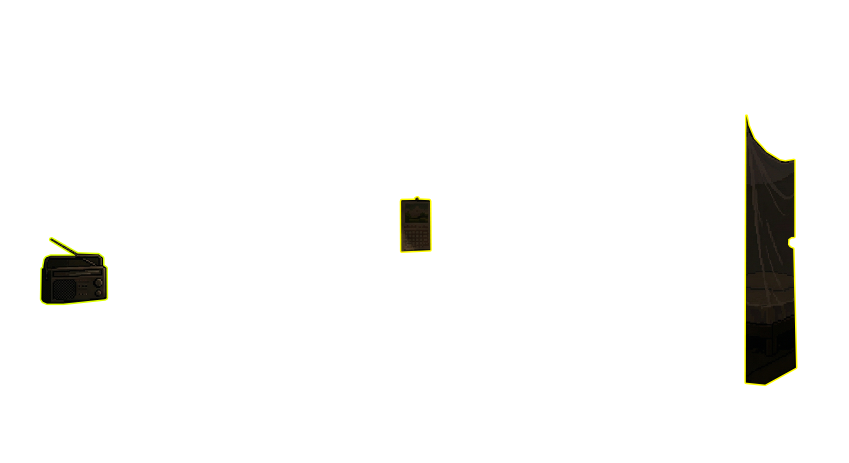
#> input picture assets/story/backgrounds/locations/houseselect.png, 1698 x 926 px (shown at 1/2 size)
$ python extract_house_selectables.py
#> lines starting #> are read from the running program, lines starting #| are printed output that depends on the picture
### tools/extract_terminal_spawns.py
"""Extract authored terminal passengers without changing their pixels or positions.

Run from any directory with Python and Pillow installed:
    python tools/extract_terminal_spawns.py
    python tools/extract_terminal_spawns.py --check

The transparent day/night/generic sheets remain the placement source. Each major alpha
component is one character, ordered from left to right. Disconnected details
(smoke, soft shadows, antialiased pieces) follow the nearest character bounds.
The game keeps each crop's original canvas rectangle in terminal_spawn_catalog.gd.
Use --layout generic2 to extract only the second generic placement sheet.
Market and street keep their own authored placements; repeated street characters
are separate poses, never additional passenger identities.
"""

from argparse import ArgumentParser
from collections import deque
from pathlib import Path
import re

from PIL import Image


ROOT = Path(__file__).resolve().parents[1]
LAYOUTS = ROOT / "assets/story/backgrounds/locations/terminalspawns"
OUTPUT = ROOT / "assets/characters/sprites/terminal"
ART_SIZE = (1672, 941)
CHARACTERS = {
    "day": ("ely", "gardo", "ito", "cel", "hana", "benny", "jessa", "alma"),
    "night": ("dante", "gardo", "cel", "hana", "jessa", "alma", "faye"),
    "generic": tuple(f"slot_{index}" for index in range(8)),
    "generic2": tuple(f"slot_{index}" for index in (0, 2, 3, 5, 6, 7)),
    "market": ("slot_0", "ely", "slot_1", "benny", "slot_2"),
    "street": (
        "jessa_left",
        "hana_arms_crossed",
        "cel_front",
        "cel_back",
        "hana_reading",
        "ito",
        "jessa_right",
    ),
}
LAYOUT_FILES = {
    "generic2": "genericspawns2.png",
    "market": "marketspawns/marketday.png",
    "street": "passengerstreetspawns/passengerstreetday.png",
}
MAJOR_COMPONENT_PIXELS = 1000


def alpha_components(image):
    width, height = image.size
    alpha = image.getchannel("A").tobytes()
    visited = bytearray(len(alpha))
    components = []
    for start, opacity in enumerate(alpha):
        if not opacity or visited[start]:
            continue
        visited[start] = 1
        queue = deque([start])
        pixels = []
        min_x, min_y = width, height
        max_x = max_y = 0
        while queue:
            index = queue.popleft()
            pixels.append(index)
            x, y = index % width, index // width
            min_x, min_y = min(min_x, x), min(min_y, y)
            max_x, max_y = max(max_x, x), max(max_y, y)
            for next_y in range(max(0, y - 1), min(height, y + 2)):
                for next_x in range(max(0, x - 1), min(width, x + 2)):
                    neighbor = next_y * width + next_x
                    if alpha[neighbor] and not visited[neighbor]:
                        visited[neighbor] = 1
                        queue.append(neighbor)
        components.append({"pixels": pixels, "bounds": (min_x, min_y, max_x + 1, max_y + 1)})
    return components


# [99 lines left out: functions ownership_distance, extract, main, not called in this run]


# [2 lines that do not run on import are left out]

### tools/extract_house_selectables.py
"""Extract the house's shared selectable shapes and phase-matched hover artwork.

    python tools/extract_house_selectables.py
    python tools/extract_house_selectables.py --check

The canonical transparent sheet is locations/houseselect.png. Day/night share
its alpha silhouettes and source-canvas rectangles. Day hover crops retain every
visible authored pixel. Night hover crops replace the object body with the night
background at the same coordinates, retaining the authored bright yellow outline.
The original sheet and both backgrounds are never modified.
"""

from argparse import ArgumentParser
from pathlib import Path
import re

from PIL import Image

from extract_terminal_spawns import alpha_components


ROOT = Path(__file__).resolve().parents[1]
LOCATIONS = ROOT / "assets/story/backgrounds/locations"
SOURCE = LOCATIONS / "houseselect.png"
OUTPUT = LOCATIONS / "houseselectables"
CATALOG = ROOT / "scripts/ui/house_selectable_catalog.gd"
ART_SIZE = (1698, 926)
ITEMS = ("radio", "calendar", "rest")
PHASE_BACKGROUNDS = {
    "day": LOCATIONS / "inhouse.png",
    "night": LOCATIONS / "inhouse_night.png",
}


def is_outline(pixel):
    """Identify the supplied lime-yellow highlight, excluding the dark artwork."""
    red, green, blue, _alpha = pixel
    return red >= 100 and green >= 140 and blue <= 80 and green * 100 >= red * 85


def extract():
    sheet = Image.open(SOURCE).convert("RGBA")
#> sheet is the input picture: PIL image 1698x926 RGBA; mean R, G, B, A 244.5, 244.4, 242.5, 11.1
    if sheet.size != ART_SIZE:
        raise ValueError(f"House selector must use {ART_SIZE}, got {sheet.size}")
    backgrounds = {}
    for phase, source in PHASE_BACKGROUNDS.items():
        background = Image.open(source).convert("RGBA")
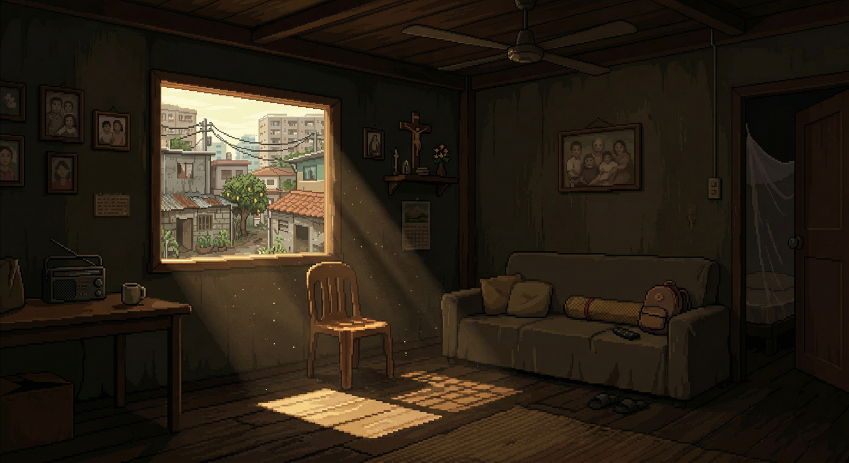
#> input picture assets/story/backgrounds/locations/inhouse.png, 1698 x 926 px (shown at 1/2 size)
#> background is the input picture: PIL image 1698x926 RGBA; mean R, G, B, A 42.8, 33.7, 21.9, 255
        if background.size != ART_SIZE:
            raise ValueError(f"House {phase} background must use {ART_SIZE}, got {background.size}")
        backgrounds[phase] = background
    components = sorted(alpha_components(sheet), key=lambda component: component["bounds"][0])
#> after the loop in alpha_components, `for start, opacity in enumerate(alpha):`: components = 3 items
#> components = 3 items
    if len(components) != len(ITEMS):
        raise ValueError(f"Expected one connected component per house item ({len(ITEMS)}), got {len(components)}")

    sheet_pixels = sheet.load()
    night_pixels = backgrounds["night"].load()
    reconstructed = Image.new("RGBA", ART_SIZE)
#> reconstructed: PIL image 1698x926 RGBA; every value is 0
    reconstructed_pixels = reconstructed.load()
    crops = {}
    for name, component in zip(ITEMS, components):
        left, top, right, bottom = component["bounds"]
        region = (left, top, right - left, bottom - top)
        mask = Image.new("RGBA", region[2:])
        night = Image.new("RGBA", region[2:])
        mask_pixels = mask.load()
        night_crop_pixels = night.load()
        for index in component["pixels"]:
            x, y = index % ART_SIZE[0], index // ART_SIZE[0]
            selected = sheet_pixels[x, y]
            mask_pixels[x - left, y - top] = selected
            reconstructed_pixels[x, y] = selected
            rgb = selected[:3] if is_outline(selected) else night_pixels[x, y][:3]
            night_crop_pixels[x - left, y - top] = (*rgb, selected[3])
        day = mask.copy()
        if mask.getchannel("A").tobytes() != night.getchannel("A").tobytes():
            raise AssertionError(f"{name}: phases must share one selectable alpha silhouette")
        crops[name] = {
            "region": region,
            "masks": mask,
            "day": day,
            "night": night,
        }
#> this loop made 3 passes
#> name on passes 2 to 3: 'calendar', 'rest'
#> (name, left, top, right, bottom, region) on pass 1: ('radio', 79, 474, 217, 611, (79, 474, 138, 137))
#> pass 1, in extract, `day = mask.copy()`:
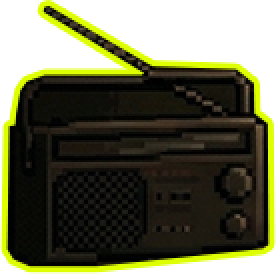
#> day: PIL image 138x137 RGBA (shown 2 times larger); mean R, G, B, A 36.8, 38.5, 9, 185.5; transparent parts drawn white
#> pass 2, in extract, `day = mask.copy()`:
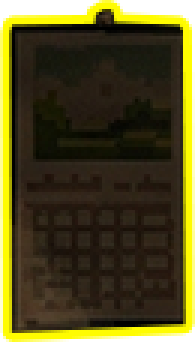
#> day: PIL image 65x114 RGBA (shown 3 times larger); mean R, G, B, A 70, 63.4, 14.8, 236.3; transparent parts drawn white

    # Transparent source pixels may have hidden RGB. Normalize only those bytes;
    # every visible authored pixel must survive once at its original position.
    normalized = Image.new("RGBA", ART_SIZE)
    normalized_pixels = normalized.load()
    for y in range(ART_SIZE[1]):
        for x in range(ART_SIZE[0]):
            pixel = sheet_pixels[x, y]
            if pixel[3]:
                normalized_pixels[x, y] = pixel
    if reconstructed.tobytes() != normalized.tobytes():
        raise AssertionError("House mask crops must reproduce all visible selector pixels exactly once")
    return crops


def check_catalog(crops):
    text = CATALOG.read_text(encoding="utf-8-sig")
    size_match = re.search(r"const ART_SIZE\s*:?=\s*Vector2\(([^)]+)\)", text)
    if not size_match or tuple(int(value.strip()) for value in size_match.group(1).split(",")) != ART_SIZE:
        raise AssertionError(f"House catalog ART_SIZE must be {ART_SIZE}")
    for name, record in crops.items():
        match = re.search(rf'"{name}":\s*\{{\s*"region":\s*Rect2\(([^)]+)\)', text)
        values = tuple(int(value.strip()) for value in match.group(1).split(",")) if match else ()
        if values != record["region"]:
            raise AssertionError(f"Outdated house catalog region: {name} should be {record['region']}")


def main():
    parser = ArgumentParser(description=__doc__)
    parser.add_argument("--check", action="store_true", help="Verify generated art and catalog instead of writing")
    args = parser.parse_args()
    crops = extract()
    for name, record in crops.items():
        for folder in ("masks", "day", "night"):
            destination = OUTPUT / folder / f"{name}.png"
            expected = record[folder]
            if args.check:
                actual = Image.open(destination).convert("RGBA") if destination.exists() else None
                if actual is None or actual.size != expected.size or actual.tobytes() != expected.tobytes():
                    raise AssertionError(f"Missing or outdated house selectable: {destination}")
            else:
                destination.parent.mkdir(parents=True, exist_ok=True)
                expected.save(destination)
        print(name, record["region"])
#| radio (79, 474, 138, 137)
    if args.check:
        check_catalog(crops)
    print("PASS: house crops preserve authored selection pixels, matching day/night alpha and source positions")


if __name__ == "__main__":
    main()
